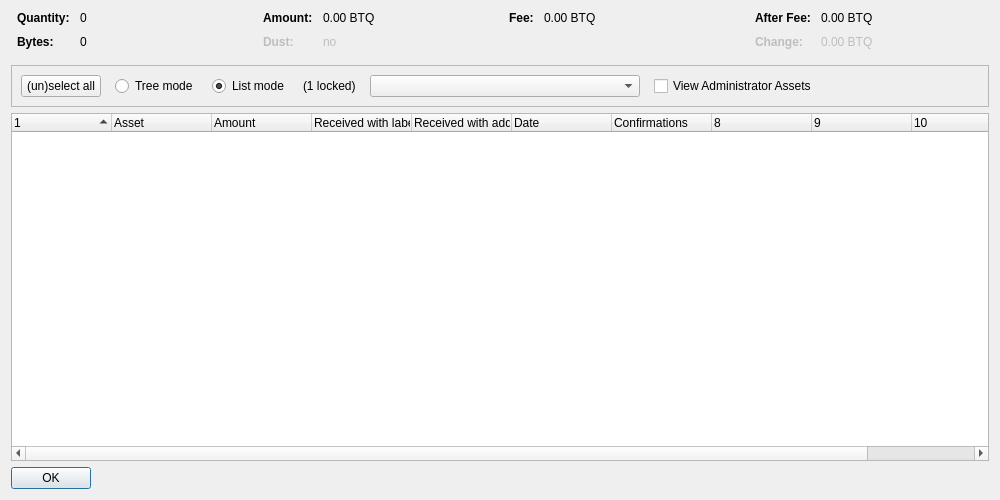
<?xml version="1.0" encoding="UTF-8"?>
<ui version="4.0">
 <class>AssetControlDialog</class>
 <widget class="QDialog" name="AssetControlDialog">
  <property name="geometry">
   <rect>
    <x>0</x>
    <y>0</y>
    <width>1000</width>
    <height>500</height>
   </rect>
  </property>
  <property name="windowTitle">
   <string>Asset Selection</string>
  </property>
  <layout class="QVBoxLayout" name="verticalLayout">
   <item>
    <layout class="QHBoxLayout" name="horizontalLayoutTop" stretch="0,0,0,0">
     <property name="topMargin">
      <number>0</number>
     </property>
     <property name="bottomMargin">
      <number>10</number>
     </property>
     <item>
      <layout class="QFormLayout" name="formLayoutAssetControl1">
       <property name="horizontalSpacing">
        <number>10</number>
       </property>
       <property name="verticalSpacing">
        <number>10</number>
       </property>
       <property name="leftMargin">
        <number>6</number>
       </property>
       <property name="rightMargin">
        <number>6</number>
       </property>
       <item row="0" column="0">
        <widget class="QLabel" name="labelAssetControlQuantityText">
         <property name="font">
          <font>
           <weight>75</weight>
           <bold>true</bold>
          </font>
         </property>
         <property name="text">
          <string>Quantity:</string>
         </property>
        </widget>
       </item>
       <item row="0" column="1">
        <widget class="QLabel" name="labelAssetControlQuantity">
         <property name="cursor">
          <cursorShape>IBeamCursor</cursorShape>
         </property>
         <property name="contextMenuPolicy">
          <enum>Qt::ActionsContextMenu</enum>
         </property>
         <property name="text">
          <string notr="true">0</string>
         </property>
         <property name="textInteractionFlags">
          <set>Qt::LinksAccessibleByMouse|Qt::TextSelectableByKeyboard|Qt::TextSelectableByMouse</set>
         </property>
        </widget>
       </item>
       <item row="1" column="0">
        <widget class="QLabel" name="labelAssetControlBytesText">
         <property name="font">
          <font>
           <weight>75</weight>
           <bold>true</bold>
          </font>
         </property>
         <property name="text">
          <string>Bytes:</string>
         </property>
        </widget>
       </item>
       <item row="1" column="1">
        <widget class="QLabel" name="labelAssetControlBytes">
         <property name="cursor">
          <cursorShape>IBeamCursor</cursorShape>
         </property>
         <property name="contextMenuPolicy">
          <enum>Qt::ActionsContextMenu</enum>
         </property>
         <property name="text">
          <string notr="true">0</string>
         </property>
         <property name="textInteractionFlags">
          <set>Qt::LinksAccessibleByMouse|Qt::TextSelectableByKeyboard|Qt::TextSelectableByMouse</set>
         </property>
        </widget>
       </item>
      </layout>
     </item>
     <item>
      <layout class="QFormLayout" name="formLayoutAssetControl2">
       <property name="horizontalSpacing">
        <number>10</number>
       </property>
       <property name="verticalSpacing">
        <number>10</number>
       </property>
       <property name="leftMargin">
        <number>6</number>
       </property>
       <property name="rightMargin">
        <number>6</number>
       </property>
       <item row="0" column="0">
        <widget class="QLabel" name="labelAssetControlAmountText">
         <property name="font">
          <font>
           <weight>75</weight>
           <bold>true</bold>
          </font>
         </property>
         <property name="text">
          <string>Amount:</string>
         </property>
        </widget>
       </item>
       <item row="0" column="1">
        <widget class="QLabel" name="labelAssetControlAmount">
         <property name="cursor">
          <cursorShape>IBeamCursor</cursorShape>
         </property>
         <property name="contextMenuPolicy">
          <enum>Qt::ActionsContextMenu</enum>
         </property>
         <property name="text">
          <string notr="true">0.00 BTQ</string>
         </property>
         <property name="textInteractionFlags">
          <set>Qt::LinksAccessibleByMouse|Qt::TextSelectableByKeyboard|Qt::TextSelectableByMouse</set>
         </property>
        </widget>
       </item>
       <item row="1" column="0">
        <widget class="QLabel" name="labelAssetControlLowOutputText">
         <property name="enabled">
          <bool>false</bool>
         </property>
         <property name="font">
          <font>
           <weight>75</weight>
           <bold>true</bold>
          </font>
         </property>
         <property name="text">
          <string>Dust:</string>
         </property>
        </widget>
       </item>
       <item row="1" column="1">
        <widget class="QLabel" name="labelAssetControlLowOutput">
         <property name="enabled">
          <bool>false</bool>
         </property>
         <property name="cursor">
          <cursorShape>IBeamCursor</cursorShape>
         </property>
         <property name="contextMenuPolicy">
          <enum>Qt::ActionsContextMenu</enum>
         </property>
         <property name="text">
          <string notr="true">no</string>
         </property>
         <property name="textInteractionFlags">
          <set>Qt::LinksAccessibleByMouse|Qt::TextSelectableByKeyboard|Qt::TextSelectableByMouse</set>
         </property>
        </widget>
       </item>
      </layout>
     </item>
     <item>
      <layout class="QFormLayout" name="formLayoutAssetControl3">
       <property name="horizontalSpacing">
        <number>10</number>
       </property>
       <property name="verticalSpacing">
        <number>10</number>
       </property>
       <property name="leftMargin">
        <number>6</number>
       </property>
       <property name="rightMargin">
        <number>6</number>
       </property>
       <item row="0" column="0">
        <widget class="QLabel" name="labelAssetControlFeeText">
         <property name="font">
          <font>
           <weight>75</weight>
           <bold>true</bold>
          </font>
         </property>
         <property name="text">
          <string>Fee:</string>
         </property>
        </widget>
       </item>
       <item row="0" column="1">
        <widget class="QLabel" name="labelAssetControlFee">
         <property name="cursor">
          <cursorShape>IBeamCursor</cursorShape>
         </property>
         <property name="contextMenuPolicy">
          <enum>Qt::ActionsContextMenu</enum>
         </property>
         <property name="text">
          <string notr="true">0.00 BTQ</string>
         </property>
         <property name="textInteractionFlags">
          <set>Qt::LinksAccessibleByMouse|Qt::TextSelectableByKeyboard|Qt::TextSelectableByMouse</set>
         </property>
        </widget>
       </item>
      </layout>
     </item>
     <item>
      <layout class="QFormLayout" name="formLayoutAssetControl4">
       <property name="horizontalSpacing">
        <number>10</number>
       </property>
       <property name="verticalSpacing">
        <number>10</number>
       </property>
       <property name="leftMargin">
        <number>6</number>
       </property>
       <property name="rightMargin">
        <number>6</number>
       </property>
       <item row="0" column="0">
        <widget class="QLabel" name="labelAssetControlAfterFeeText">
         <property name="font">
          <font>
           <weight>75</weight>
           <bold>true</bold>
          </font>
         </property>
         <property name="text">
          <string>After Fee:</string>
         </property>
        </widget>
       </item>
       <item row="0" column="1">
        <widget class="QLabel" name="labelAssetControlAfterFee">
         <property name="cursor">
          <cursorShape>IBeamCursor</cursorShape>
         </property>
         <property name="contextMenuPolicy">
          <enum>Qt::ActionsContextMenu</enum>
         </property>
         <property name="text">
          <string notr="true">0.00 BTQ</string>
         </property>
         <property name="textInteractionFlags">
          <set>Qt::LinksAccessibleByMouse|Qt::TextSelectableByKeyboard|Qt::TextSelectableByMouse</set>
         </property>
        </widget>
       </item>
       <item row="1" column="0">
        <widget class="QLabel" name="labelAssetControlChangeText">
         <property name="enabled">
          <bool>false</bool>
         </property>
         <property name="font">
          <font>
           <weight>75</weight>
           <bold>true</bold>
          </font>
         </property>
         <property name="text">
          <string>Change:</string>
         </property>
        </widget>
       </item>
       <item row="1" column="1">
        <widget class="QLabel" name="labelAssetControlChange">
         <property name="enabled">
          <bool>false</bool>
         </property>
         <property name="cursor">
          <cursorShape>IBeamCursor</cursorShape>
         </property>
         <property name="contextMenuPolicy">
          <enum>Qt::ActionsContextMenu</enum>
         </property>
         <property name="text">
          <string notr="true">0.00 BTQ</string>
         </property>
         <property name="textInteractionFlags">
          <set>Qt::LinksAccessibleByMouse|Qt::TextSelectableByKeyboard|Qt::TextSelectableByMouse</set>
         </property>
        </widget>
       </item>
      </layout>
     </item>
    </layout>
   </item>
   <item>
    <widget class="QFrame" name="frame">
     <property name="minimumSize">
      <size>
       <width>0</width>
       <height>40</height>
      </size>
     </property>
     <property name="frameShape">
      <enum>QFrame::StyledPanel</enum>
     </property>
     <property name="frameShadow">
      <enum>QFrame::Sunken</enum>
     </property>
     <layout class="QHBoxLayout" name="horizontalLayout">
      <item>
       <layout class="QHBoxLayout" name="horizontalLayoutPanel" stretch="0,0,0,0,0,0,0">
        <property name="spacing">
         <number>14</number>
        </property>
        <item>
         <widget class="QPushButton" name="pushButtonSelectAll">
          <property name="sizePolicy">
           <sizepolicy hsizetype="Maximum" vsizetype="Fixed">
            <horstretch>0</horstretch>
            <verstretch>0</verstretch>
           </sizepolicy>
          </property>
          <property name="text">
           <string>(un)select all</string>
          </property>
          <property name="autoDefault">
           <bool>false</bool>
          </property>
         </widget>
        </item>
        <item>
         <widget class="QRadioButton" name="radioTreeMode">
          <property name="sizePolicy">
           <sizepolicy hsizetype="Maximum" vsizetype="Fixed">
            <horstretch>0</horstretch>
            <verstretch>0</verstretch>
           </sizepolicy>
          </property>
          <property name="text">
           <string>Tree mode</string>
          </property>
         </widget>
        </item>
        <item>
         <widget class="QRadioButton" name="radioListMode">
          <property name="sizePolicy">
           <sizepolicy hsizetype="Maximum" vsizetype="Fixed">
            <horstretch>0</horstretch>
            <verstretch>0</verstretch>
           </sizepolicy>
          </property>
          <property name="text">
           <string>List mode</string>
          </property>
          <property name="checked">
           <bool>true</bool>
          </property>
         </widget>
        </item>
        <item>
         <widget class="QLabel" name="labelLocked">
          <property name="text">
           <string notr="true">(1 locked)</string>
          </property>
         </widget>
        </item>
        <item>
         <widget class="QComboBox" name="assetList">
          <property name="minimumContentsLength">
           <number>30</number>
          </property>
         </widget>
        </item>
        <item>
         <widget class="QCheckBox" name="viewAdministrator">
          <property name="toolTip">
           <string>View assets that you have the ownership asset for</string>
          </property>
          <property name="text">
           <string>View Administrator Assets</string>
          </property>
         </widget>
        </item>
        <item>
         <spacer name="horizontalSpacer">
          <property name="orientation">
           <enum>Qt::Horizontal</enum>
          </property>
          <property name="sizeHint" stdset="0">
           <size>
            <width>40</width>
            <height>20</height>
           </size>
          </property>
         </spacer>
        </item>
       </layout>
      </item>
     </layout>
    </widget>
   </item>
   <item>
    <widget class="AssetControlTreeWidget" name="treeWidget">
     <property name="contextMenuPolicy">
      <enum>Qt::CustomContextMenu</enum>
     </property>
     <property name="sortingEnabled">
      <bool>false</bool>
     </property>
     <property name="columnCount">
      <number>11</number>
     </property>
     <attribute name="headerShowSortIndicator" stdset="0">
      <bool>true</bool>
     </attribute>
     <attribute name="headerStretchLastSection">
      <bool>false</bool>
     </attribute>
     <column>
      <property name="text">
       <string/>
      </property>
     </column>
     <column>
      <property name="text">
       <string>Asset</string>
      </property>
     </column>
     <column>
      <property name="text">
       <string>Amount</string>
      </property>
     </column>
     <column>
      <property name="text">
       <string>Received with label</string>
      </property>
     </column>
     <column>
      <property name="text">
       <string>Received with address</string>
      </property>
     </column>
     <column>
      <property name="text">
       <string>Date</string>
      </property>
     </column>
     <column>
      <property name="text">
       <string>Confirmations</string>
      </property>
      <property name="toolTip">
       <string>Confirmed</string>
      </property>
     </column>
     <column>
      <property name="text">
       <string/>
      </property>
     </column>
     <column>
      <property name="text">
       <string/>
      </property>
     </column>
     <column>
      <property name="text">
       <string/>
      </property>
     </column>
     <column>
      <property name="text">
       <string/>
      </property>
     </column>
    </widget>
   </item>
   <item>
    <widget class="QDialogButtonBox" name="buttonBox">
     <property name="sizePolicy">
      <sizepolicy hsizetype="Maximum" vsizetype="Fixed">
       <horstretch>0</horstretch>
       <verstretch>0</verstretch>
      </sizepolicy>
     </property>
     <property name="orientation">
      <enum>Qt::Horizontal</enum>
     </property>
     <property name="standardButtons">
      <set>QDialogButtonBox::Ok</set>
     </property>
    </widget>
   </item>
  </layout>
 </widget>
 <customwidgets>
  <customwidget>
   <class>AssetControlTreeWidget</class>
   <extends>QTreeWidget</extends>
   <header location="global">assetcontroltreewidget.h</header>
  </customwidget>
 </customwidgets>
 <resources/>
 <connections/>
</ui>
